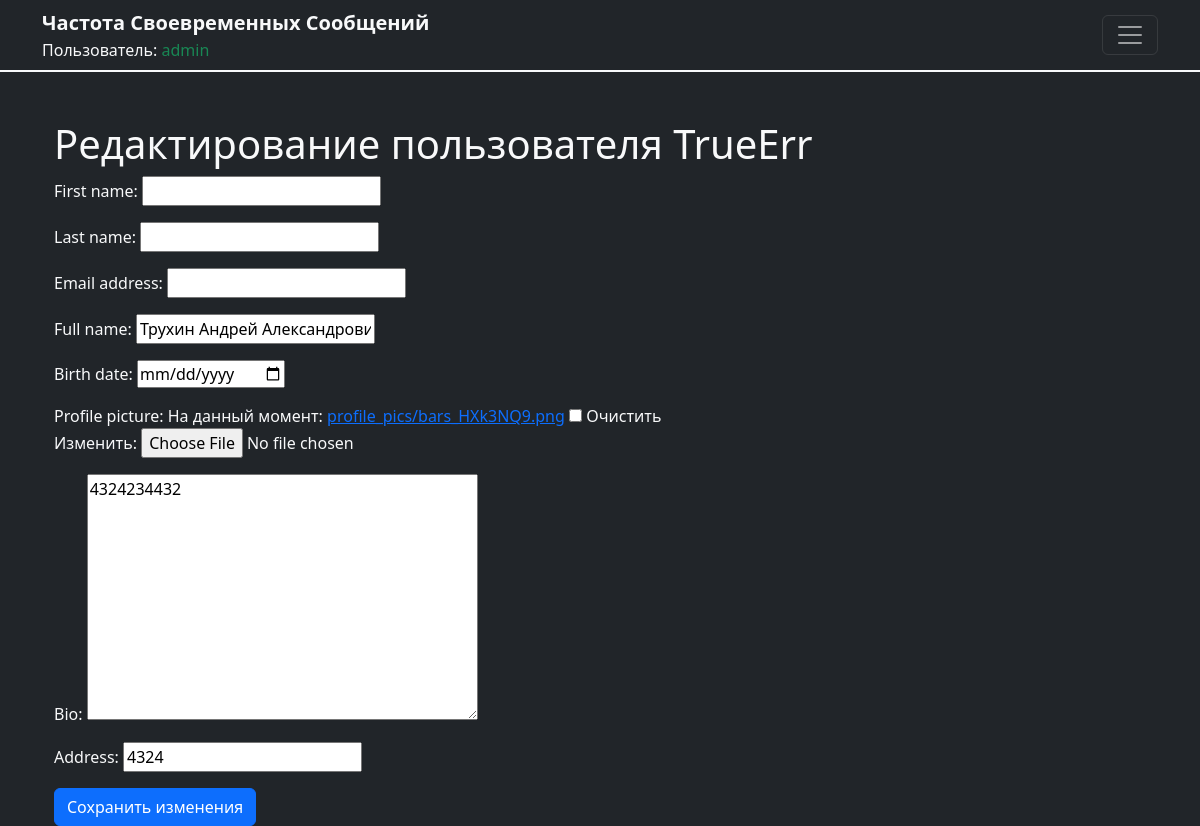
/users/edit_user/2/ (signed in), run on an earlier commit of the app's database.
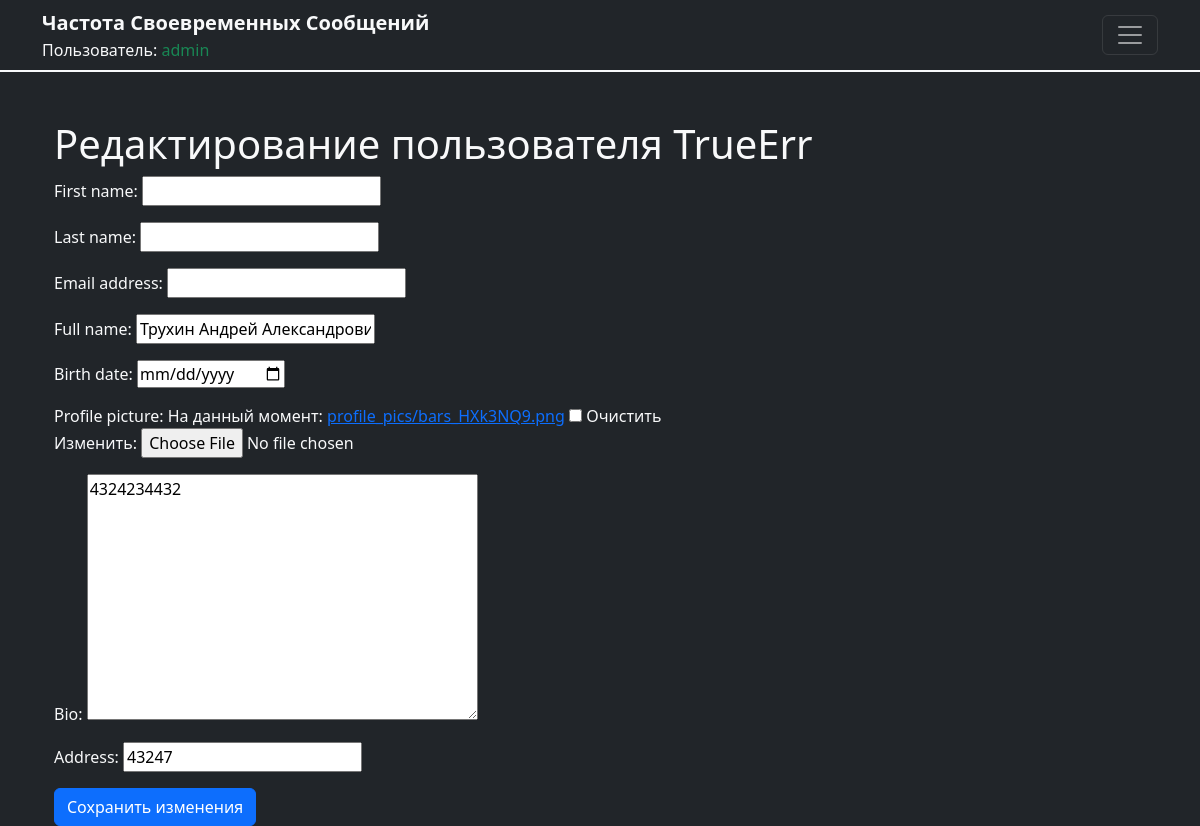
And on a later commit of the database.
### users/models.py (models this page shows, shortened)
class UserProfile(models.Model):
    user = models.OneToOneField(User, on_delete=models.CASCADE)
    full_name = models.CharField(max_length=255, blank=True)
    birth_date = models.DateField(null=True, blank=True)
    profile_picture = models.ImageField(upload_to='profile_pics/', null=True, blank=True)
    friends = models.ManyToManyField('self', symmetrical=False, blank=True, related_name='friend_set')
    address = models.CharField(max_length=255, blank=True)
    bio = models.TextField(blank=True)

### users/views.py (the view)
# urls.py: path('edit_user/<int:user_id>/', views.edit_user, name='edit_user'),
@login_required
def edit_user(request, user_id):
    if not request.user.is_staff:
        return redirect('profile', username=request.user.username)
    user = get_object_or_404(User, pk=user_id)
    user_profile = get_object_or_404(UserProfile, user=user)
    if request.method == 'POST':
        user_form = UserForm(request.POST, instance=user)
        profile_form = UserProfileForm(request.POST, request.FILES, instance=user_profile)
        if user_form.is_valid() and profile_form.is_valid():
            user_form.save()
            profile_form.save()
            messages.success(request, 'User profile was successfully updated!')
            return redirect('admin_panel')
    else:
        user_form = UserForm(instance=user)
        profile_form = UserProfileForm(instance=user_profile)
    return render(request, 'edit_user.html', {
        'user_form': user_form,
        'profile_form': profile_form,
        'profile_user': user
    })

### users/forms.py
class UserForm(forms.ModelForm):
    class Meta:
        model = User
        fields = ['first_name', 'last_name', 'email']

class UserProfileForm(forms.ModelForm):
    birth_date = forms.DateField(widget=forms.DateInput(attrs={'type': 'date'}), required=False)
    class Meta:
        model = UserProfile
        fields = ['full_name', 'birth_date', 'profile_picture', 'bio', 'address']

### templates/edit_user.html (shortened to what this page needs)
{% extends 'base.html' %}
{% block content %}
<div class="container mt-5">
  <h1>Редактирование пользователя {{ profile_user.username }}</h1>
  <form method="post" enctype="multipart/form-data">
    {{ user_form.as_p }}
    {{ profile_form.as_p }}
    <button type="submit" class="btn btn-primary">Сохранить изменения</button>
  </form>
</div>
{% endblock %}

What changed in the data, as far as the page shows it:
changed UserProfile "Трухин Андрей Александрович": address "4324" → "43247"
